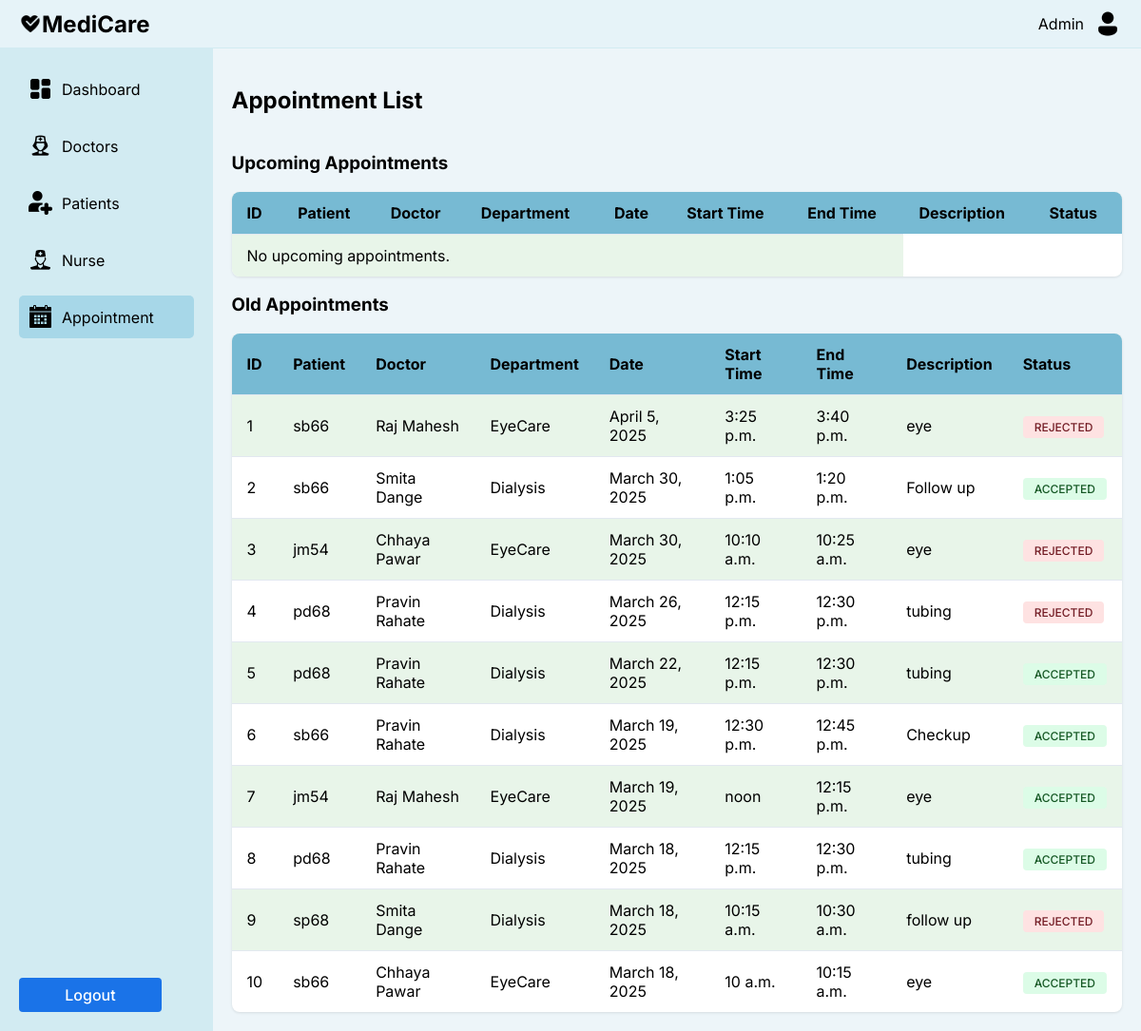
/accounts/ad_app/, run on an earlier commit of the app's database.
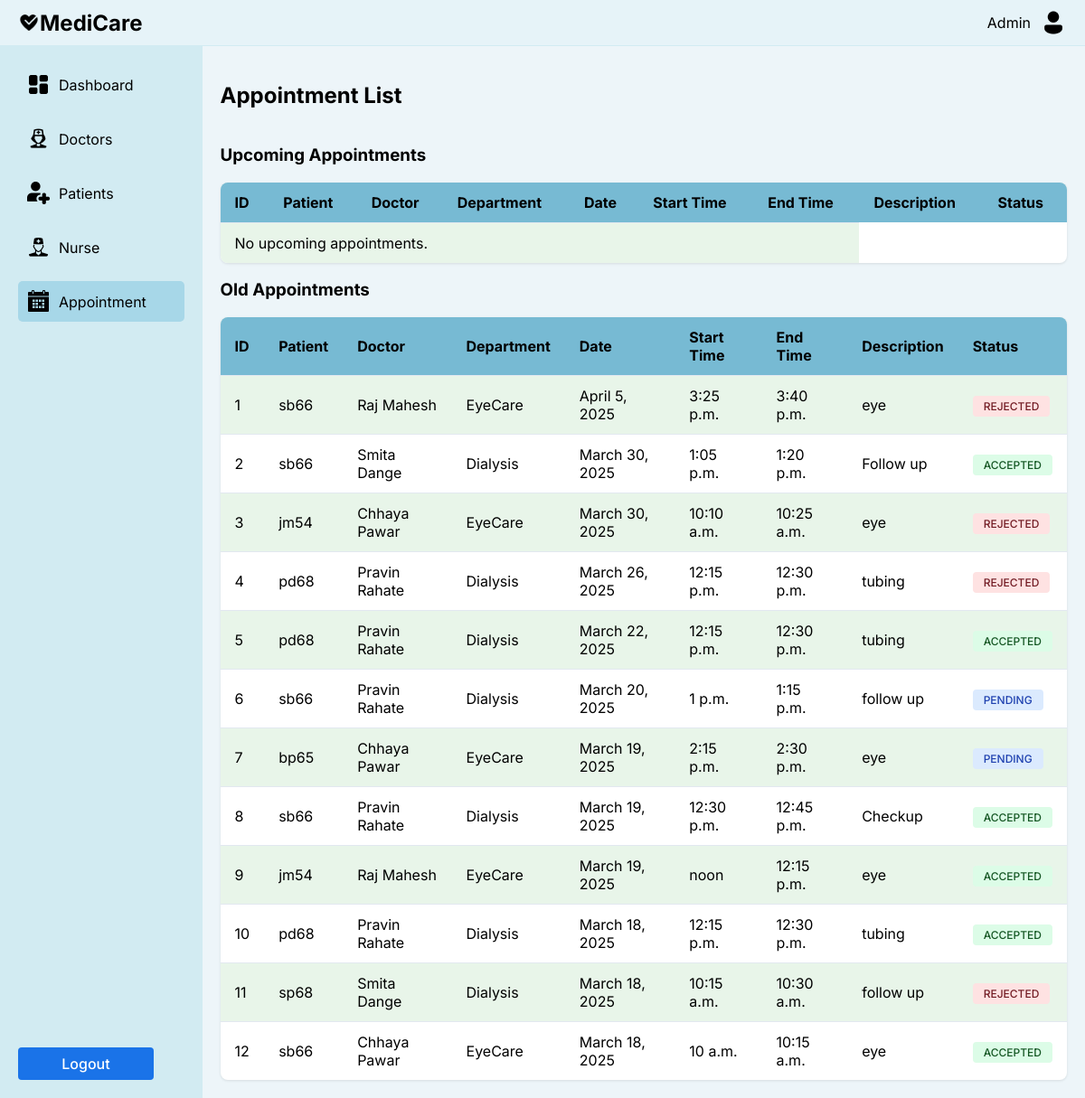
And on a later commit of the database.
### accounts/models.py (models this page shows, shortened)
class Appointment(models.Model):
    STATUS_CHOICES = [
        ('pending', 'Pending'),
        ('accepted', 'Accepted'),
        ('rejected', 'Rejected'),
    ]
    doctor = models.ForeignKey(StaffD, on_delete=models.CASCADE)
    patient = models.ForeignKey(User, on_delete=models.CASCADE)
    date = models.DateField()
    start_time = models.TimeField()
    end_time = models.TimeField()
    description = models.TextField()
    status = models.CharField(max_length=10, choices=STATUS_CHOICES, default='pending')
    class Meta:
        unique_together = ('doctor', 'date', 'start_time')

class User(AbstractUser):
    PATIENT = 'patient'
    DOCTOR = 'doctor'
    NURSE = 'nurse'
    ADMIN = 'admin'
    ROLE_CHOICES = [
        (PATIENT, 'Patient'),
        (DOCTOR, 'Doctor'),
        (NURSE, 'Nurse'),
        (ADMIN, 'Admin'),
    ]
    role = models.CharField(max_length=10, choices=ROLE_CHOICES, default=PATIENT)

class StaffD(models.Model):
    user = models.OneToOneField(User, on_delete=models.CASCADE, related_name='staff_profile', default=1)
    full_name = models.CharField(max_length=100)
    email = models.EmailField( null=True, blank=True)
    mobile_number = models.CharField(max_length=15)
    gender = models.CharField(max_length=10)
    age = models.PositiveIntegerField()
    department = models.CharField(max_length=50)
    specialization = models.CharField(max_length=100)
    qualification = models.CharField(max_length=100)
    years_of_experience = models.CharField(max_length=10)

### accounts/views.py (the view)
# urls.py: path('ad_app/', views.ad_app, name='ad_app'),
def ad_app(request):
    current_time = timezone.now()
    upcoming_appointments = Appointment.objects.filter(
        date__gt=current_time.date()
    ).exclude(
        date=current_time.date(), start_time__lte=current_time.time()
    ).order_by('date', 'start_time')
    old_appointments = Appointment.objects.filter(
        date__lt=current_time.date()
    ).exclude(
        date=current_time.date(), start_time__gt=current_time.time()
    ).order_by('-date', '-start_time')
    context = {
        'upcoming_appointments': upcoming_appointments,
        'old_appointments': old_appointments,
    }
    return render(request, 'accounts/ad_app.html', context)

### accounts/context_processors.py (called while the page is built)
def media_url(request):
    return {
        'MEDIA_URL': settings.MEDIA_URL,
    }

### templates/accounts/ad_app.html (shortened to what the changed rows need)
<!DOCTYPE html>
<html lang="en">
<head>
</head>
<body>
    <div class="container">
        <div class="content">
            <div class="main-content">
                <div class="section-header">
                    <h2>Appointment List</h2>
                </div>
                <div class="table-container">
                    <table>
                        <thead>
                            <tr>
                                <th>ID</th>
                                <th>Patient</th>
                                <th>Doctor</th>
                                <th>Department</th>
                                <th>Date</th>
                                <th>Start Time</th>
                                <th>End Time</th>
                                <th>Description</th>
                                <th>Status</th>
                            </tr>
                        </thead>
                    </table>
                </div>
                <div class="table-container">
                    <table>
                        <thead>
                            <tr>
                                <th>ID</th>
                                <th>Patient</th>
                                <th>Doctor</th>
                                <th>Department</th>
                                <th>Date</th>
                                <th>Start Time</th>
                                <th>End Time</th>
                                <th>Description</th>
                                <th>Status</th>
                            </tr>
                        </thead>
                        <tbody>
                            {% for appointment in old_appointments %}
                            <tr>
                                <td>{{ forloop.counter }}</td>
                                <td>{{ appointment.patient.username }}</td>
                                <td>{{ appointment.doctor.full_name }}</td>
                                <td>{{ appointment.doctor.department }}</td>
                                <td>{{ appointment.date }}</td>
                                <td>{{ appointment.start_time }}</td>
                                <td>{{ appointment.end_time }}</td>
                                <td>{{ appointment.description }}</td>
                                <td>
                                    <span class="status-badge {% if appointment.status == 'accepted' %}status-accepted{% elif appointment.status == 'rejected' %}status-rejected{% else %}status-pending{% endif %}">
                                        {{ appointment.get_status_display }}
                                    </span>
                                </td>
                            </tr>
                            {% empty %}
                            <tr>
                                <td colspan="7">No old appointments.</td>
                            </tr>
                            {% endfor %}
                        </tbody>
                    </table>
                </div>
            </div>
        </div>
    </div>
</body>
</html>

What changed in the data, as far as the page shows it:
added Appointment: patient.username "sb66", doctor.full_name "Pravin Rahate", doctor.department "Dialysis", date "March 20, 2025", start_time "1 p.m.", end_time "1:15 p.m.", description "follow up", status "PENDING"
added Appointment: patient.username "bp65", doctor.full_name "Chhaya Pawar", doctor.department "EyeCare", date "March 19, 2025", start_time "2:15 p.m.", end_time "2:30 p.m.", description "eye", status "PENDING"
